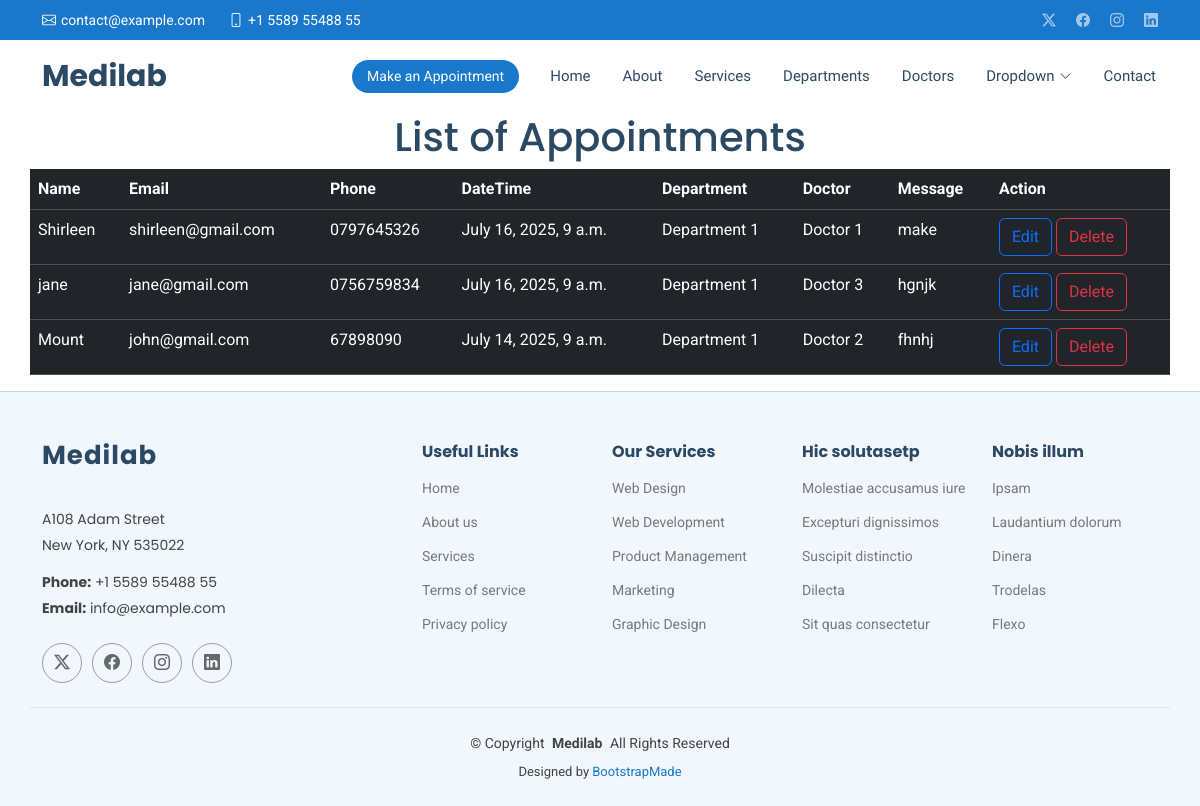
/show/, run on an earlier commit of the app's database.
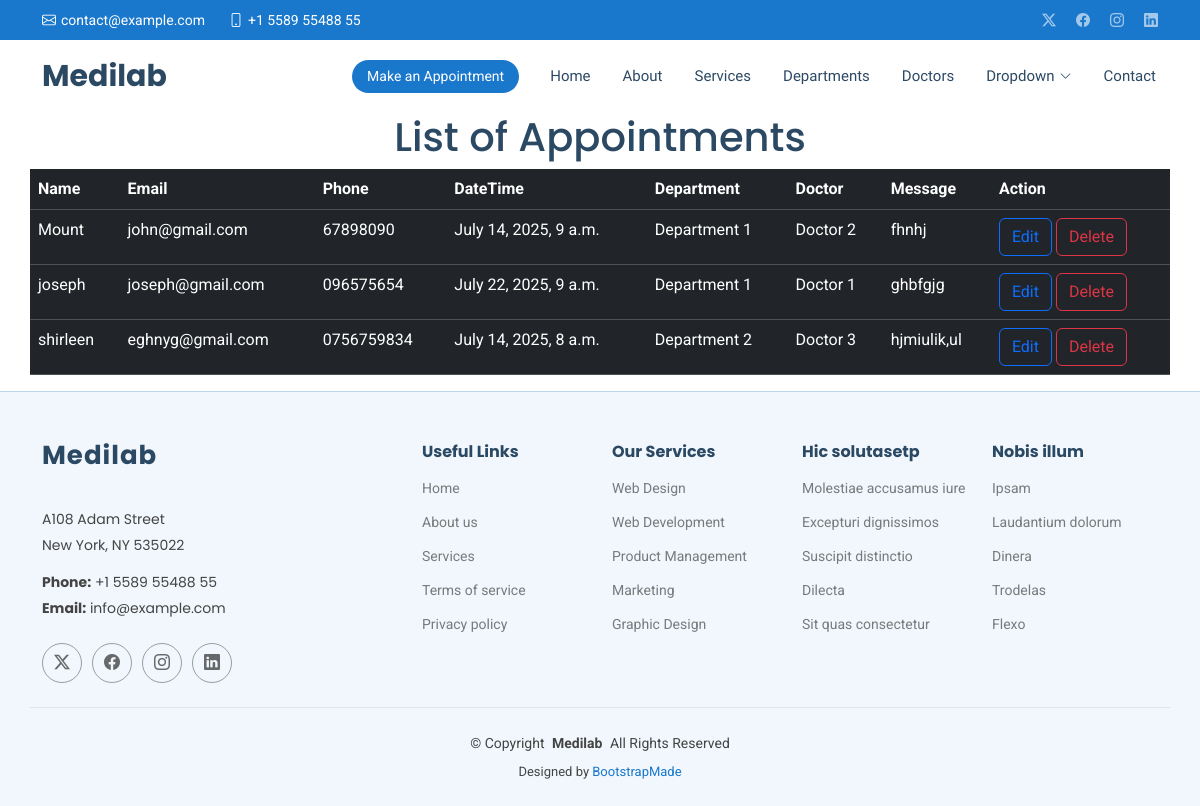
And on a later commit of the database.
### myapp/models.py (models this page shows, shortened)
class Appointment(models.Model):
    name = models.CharField(max_length=100)
    email= models.EmailField()
    phone= models.CharField(max_length=20)
    datetime= models.DateTimeField()
    department= models.CharField(max_length=20)
    doctor= models.CharField(max_length=100)
    message= models.TextField()

### myapp/views.py (the view)
# urls.py: path('show/', views.show, name='show'),
def show(request):
    all= Appointment.objects.all()
    return render(request, 'show.html', {'all': all})

### templates/show.html
{% extends 'starter-page.html' %}
{% load static %}
{% block content %}
    <h1 class="text-center">List of Appointments </h1>
     <table class="table table-dark container ">
     <tr>
         <th>Name</th>
         <th>Email</th>
         <th>Phone</th>
         <th>DateTime</th>
         <th>Department</th>
         <th>Doctor</th>
         <th>Message</th>
         <th>Action</th>
     </tr>
     {% for appointment in all %}
         <tr>
             <td>{{ appointment.name }}</td>
             <td>{{ appointment.email }}</td>
             <td>{{ appointment.phone }}</td>
             <td>{{ appointment.datetime }}</td>
             <td>{{ appointment.department }}</td>
             <td>{{ appointment.doctor }}</td>
             <td>{{ appointment.message }}</td>
             <td>
                 <a href="/edit/{{ appointment.id }}" class="btn btn-outline-primary">Edit</a>
                 <a href="/delete/{{ appointment.id }}" class="btn btn-outline-danger">Delete</a>
             </td>
         </tr>
     {% endfor %}
     </table>
{% endblock %}

### templates/starter-page.html (shortened to what this page needs)
<!DOCTYPE html>
<html lang="en">
<head>
    {% load static %}
  <link href="{% static 'assets/vendor/bootstrap/css/bootstrap.min.css' %}" rel="stylesheet">
  <link href="{% static 'assets/vendor/bootstrap-icons/bootstrap-icons.css' %}" rel="stylesheet">
  <link href="{% static 'assets/vendor/aos/aos.css' %}" rel="stylesheet">
  <link href="{% static 'assets/vendor/fontawesome-free/css/all.min.css' %}" rel="stylesheet">
  <link href="{% static 'assets/vendor/glightbox/css/glightbox.min.css' %}" rel="stylesheet">
  <link href="{% static 'assets/vendor/swiper/swiper-bundle.min.css' %}" rel="stylesheet">
  <link href="{% static 'assets/css/main.css' %}" rel="stylesheet">
</head>
<body class="starter-page-page">
  <header id="header" class="header sticky-top">
    <div class="topbar d-flex align-items-center">
      <div class="container d-flex justify-content-center justify-content-md-between">
        <div class="contact-info d-flex align-items-center">
          <i class="bi bi-envelope d-flex align-items-center"><a href="mailto:contact@example.com">contact@example.com</a></i>
          <i class="bi bi-phone d-flex align-items-center ms-4"><span>+1 5589 55488 55</span></i>
        </div>
        <div class="social-links d-none d-md-flex align-items-center">
          <a href="#" class="twitter"><i class="bi bi-twitter-x"></i></a>
          <a href="#" class="facebook"><i class="bi bi-facebook"></i></a>
          <a href="#" class="instagram"><i class="bi bi-instagram"></i></a>
          <a href="#" class="linkedin"><i class="bi bi-linkedin"></i></a>
        </div>
      </div>
    </div>
    <div class="branding d-flex align-items-center">
      <div class="container position-relative d-flex align-items-center justify-content-between">
        <a href="index.html" class="logo d-flex align-items-center me-auto">
          <h1 class="sitename">Medilab</h1>
        </a>
        <nav id="navmenu" class="navmenu">
          <ul>
            <li><a href="{% url 'index' %}">Home<br></a></li>
            <li><a href="{% url 'about' %}">About</a></li>
            <li><a href="{% url 'service' %}">Services</a></li>
            <li><a href="{% url 'departments' %}">Departments</a></li>
            <li><a href="{% url 'doctors' %}">Doctors</a></li>
            <li class="dropdown"><a href="#"><span>Dropdown</span> <i class="bi bi-chevron-down toggle-dropdown"></i></a>
            </li>
            <li><a href="{% url 'contact' %}">Contact</a></li>
          </ul>
        </nav>
        <a class="cta-btn d-none d-sm-block" href="{% url 'appointment' %}">Make an Appointment</a>
      </div>
    </div>
  </header>
  <main class="main">
    {% block content %}
    {% endblock %}
  </main>
  <footer id="footer" class="footer light-background">
    <div class="container footer-top">
      <div class="row gy-4">
        <div class="col-lg-4 col-md-6 footer-about">
          <a href="index.html" class="logo d-flex align-items-center">
            <span class="sitename">Medilab</span>
          </a>
          <div class="footer-contact pt-3">
            <p>A108 Adam Street</p>
            <p>New York, NY 535022</p>
            <p class="mt-3"><strong>Phone:</strong> <span>+1 5589 55488 55</span></p>
            <p><strong>Email:</strong> <span>info@example.com</span></p>
          </div>
          <div class="social-links d-flex mt-4">
            <a href=""><i class="bi bi-twitter-x"></i></a>
            <a href=""><i class="bi bi-facebook"></i></a>
            <a href=""><i class="bi bi-instagram"></i></a>
            <a href=""><i class="bi bi-linkedin"></i></a>
          </div>
        </div>
        <div class="col-lg-2 col-md-3 footer-links">
          <h4>Useful Links</h4>
          <ul>
            <li><a href="{% url 'index' %}">Home</a></li>
            <li><a href="{% url 'about' %}">About us</a></li>
            <li><a href="{% url 'service' %}">Services</a></li>
            <li><a href="#">Terms of service</a></li>
            <li><a href="#">Privacy policy</a></li>
          </ul>
        </div>
        <div class="col-lg-2 col-md-3 footer-links">
          <h4>Our Services</h4>
          <ul>
            <li><a href="#">Web Design</a></li>
            <li><a href="#">Web Development</a></li>
            <li><a href="#">Product Management</a></li>
            <li><a href="#">Marketing</a></li>
            <li><a href="#">Graphic Design</a></li>
          </ul>
        </div>
        <div class="col-lg-2 col-md-3 footer-links">
          <h4>Hic solutasetp</h4>
          <ul>
            <li><a href="#">Molestiae accusamus iure</a></li>
            <li><a href="#">Excepturi dignissimos</a></li>
            <li><a href="#">Suscipit distinctio</a></li>
            <li><a href="#">Dilecta</a></li>
            <li><a href="#">Sit quas consectetur</a></li>
          </ul>
        </div>
        <div class="col-lg-2 col-md-3 footer-links">
          <h4>Nobis illum</h4>
          <ul>
            <li><a href="#">Ipsam</a></li>
            <li><a href="#">Laudantium dolorum</a></li>
            <li><a href="#">Dinera</a></li>
            <li><a href="#">Trodelas</a></li>
            <li><a href="#">Flexo</a></li>
          </ul>
        </div>
      </div>
    </div>
    <div class="container copyright text-center mt-4">
      <p>© <span>Copyright</span> <strong class="px-1 sitename">Medilab</strong> <span>All Rights Reserved</span></p>
      <div class="credits">
        Designed by <a href="https://bootstrapmade.com/">BootstrapMade</a>
      </div>
    </div>
  </footer>
</body>
</html>

What changed in the data, as far as the page shows it:
removed Appointment: name "Shirleen", email "shirleen@gmail.com", phone "0797645326", datetime "July 16, 2025, 9 a.m.", department "Department 1", doctor "Doctor 1", message "make"
removed Appointment: name "jane", email "jane@gmail.com", phone "0756759834", datetime "July 16, 2025, 9 a.m.", department "Department 1", doctor "Doctor 3", message "hgnjk"
added Appointment: name "joseph", email "joseph@gmail.com", phone "096575654", datetime "July 22, 2025, 9 a.m.", department "Department 1", doctor "Doctor 1", message "ghbfgjg"
added Appointment: name "shirleen", email "eghnyg@gmail.com", phone "0756759834", datetime "July 14, 2025, 8 a.m.", department "Department 2", doctor "Doctor 3", message "hjmiulik,ul"
